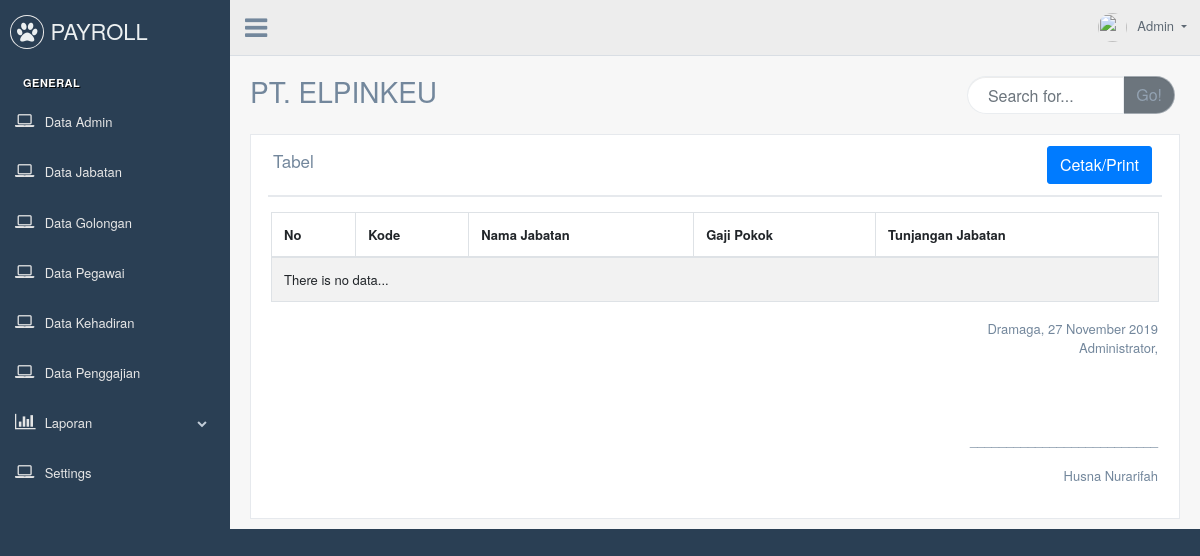
/laporan_jabatan.php, run on an earlier commit of the app's database.
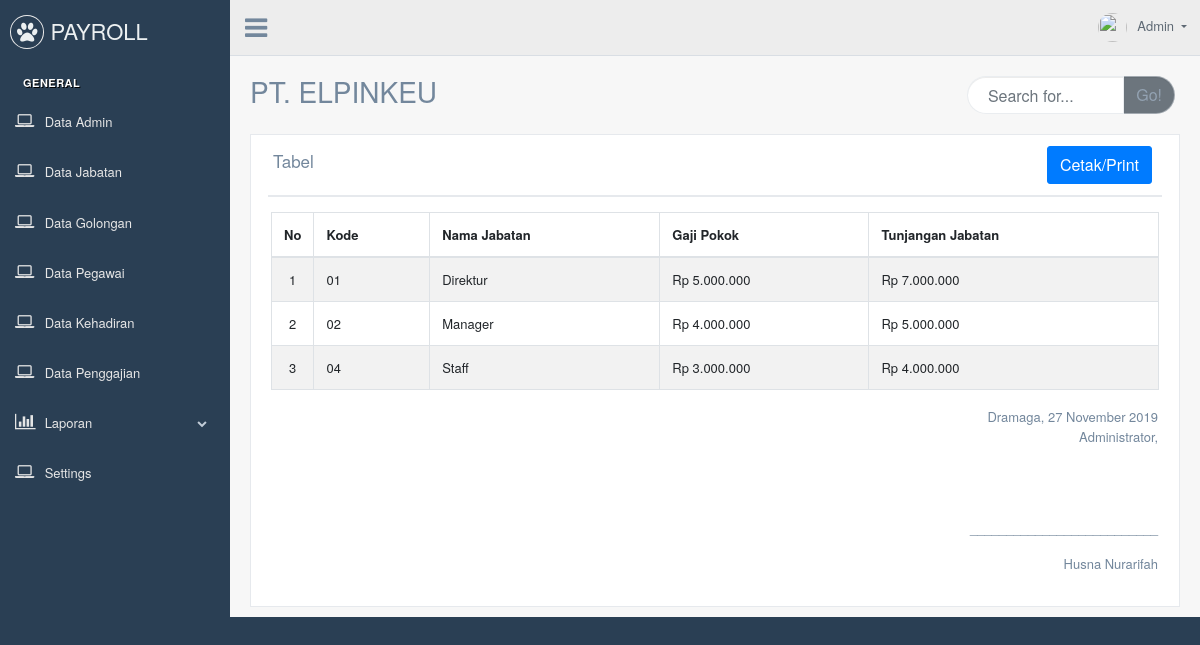
And on a later commit of the database.
### tables this page shows
CREATE TABLE `jabatan` (
  `kode_jabatan` varchar(3) NOT NULL,
  `nama_jabatan` varchar(40) NOT NULL,
  `gaji_pokok` int(10) NOT NULL,
  `tunjangan_jabatan` int(10) NOT NULL
);

### fungsi.php (called while the page is built, shortened)
<?php
function rupiah($angka){
    $uang = "Rp " . number_format($angka,0,',','.');
    return $uang;
}
function bulanIndo($angkaBulan){
    switch($angkaBulan){
        case "11":
            $bulan = "November";
            break;
    }
    return $bulan;
}
function tglIndo($tanggal){
    $tgl = substr($tanggal, 8, 2);
    $bulan = bulanIndo(substr($tanggal, 5, 2));
    $tahun = substr($tanggal, 0, 4);
    return $tgl.' '.$bulan.' '.$tahun;
}
?>

### laporan_jabatan.php (the view)
<?php include "header.php"; ?>
<div class="right_col" role="main">
          <div class="">
            <div class="page-title">
              <div class="title_left">
                <h3>PT. ELPINKEU</h3>
              </div>
              <div class="title_right">
                <div class="no-print">
                <div class="col-md-5 col-sm-5 col-xs-12 form-group pull-right top_search">
                  <div class="input-group">
                    <input type="text" class="form-control" placeholder="Search for...">
                    <span class="input-group-btn">
                      <button class="btn btn-secondary" type="button">Go!</button>
                    </span>
                  </div>
                </div>
                </div>
                </div>
            </div>
            <div class="clearfix"></div>
            <div class="row">
              <div class="col-md-12 col-sm-12 col-xs-12">
                <div class="x_panel">
                  <div class="x_title">
                    <h2>Tabel</h2>
                    <div class="no-print">
                    <ul class="nav navbar-right panel_toolbox">
                      <a href="laporan_jabatan.php" class="btn btn-primary" align='right' onclick="window.print();">Cetak/Print</a>
                    </ul>
                    </div>
                    <div class="clearfix"></div>
                  </div>
                  <div class="x_content">
                    <table id="datatable" class="table table-striped table-bordered" style="width:100%">
                      <thead>
                        <tr>
                          <th>No</th>
                          <th>Kode</th>
                          <th>Nama Jabatan</th>
                          <th>Gaji Pokok</th>
                          <th>Tunjangan Jabatan</th>
                        </tr>
                      </thead>
                      <tbody>
                      <?php
                      include "connect.php";
                      include "fungsi.php";
                        $sql = mysqli_query($connect, "SELECT * FROM jabatan ORDER BY kode_jabatan ASC");
                        $no = 1;
                        while($d = mysqli_fetch_array($sql)) {
                            echo "<tr>
                                <td align='center' width='40px'>$no</td>
                                <td>$d[kode_jabatan]</td>
                                <td>$d[nama_jabatan]</td>
                                <td>".rupiah($d['gaji_pokok'])."</td>
                                <td>".rupiah($d['tunjangan_jabatan'])."</td>
                            </tr>";
                            $no++;
                        }
                        if(mysqli_num_rows($sql) < 1 ) {
                            echo"<tr><td colspan='7'>There is no data...</td></tr>";
                        }
                        ?>
                      </tbody>
                    </table>
                    <table width="100%">
                    <tr>
                        <td></td>
                        <td align='right' width="200px">
                            <p>
                                Dramaga, <?php echo tglIndo(date('Y-m-d')); ?>
                                <br>
                                Administrator,
                            </p>
                            <br>
                            <br>
                            <br>
                            <p>__________________________</p>
                            <p>Husna Nurarifah</p>
                        </td>
                    </tr>
                </table>
                  </div>
                </div>
              </div>
        </div>
<?php include "footer.php"; ?>

What changed in the data, as far as the page shows it:
added jabatan: kode_jabatan "01", nama_jabatan "Direktur", gaji_pokok "Rp 5.000.000", tunjangan_jabatan "Rp 7.000.000"
added jabatan: kode_jabatan "02", nama_jabatan "Manager", gaji_pokok "Rp 4.000.000", tunjangan_jabatan "Rp 5.000.000"
added jabatan: kode_jabatan "04", nama_jabatan "Staff", gaji_pokok "Rp 3.000.000", tunjangan_jabatan "Rp 4.000.000"
Also different on the page:
text no longer shown: "There is no data..."
